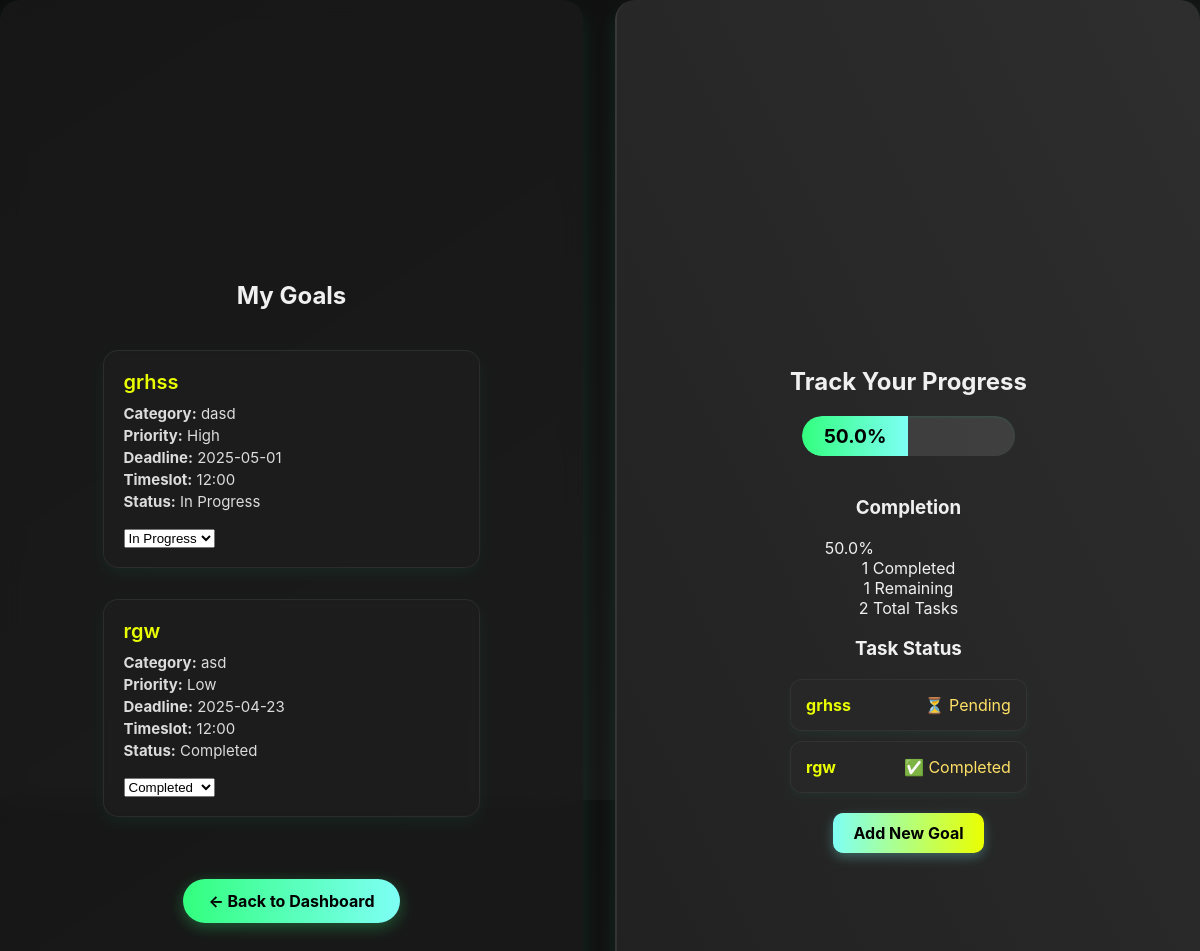
Page /goals/view (signed in) on the earlier database version.
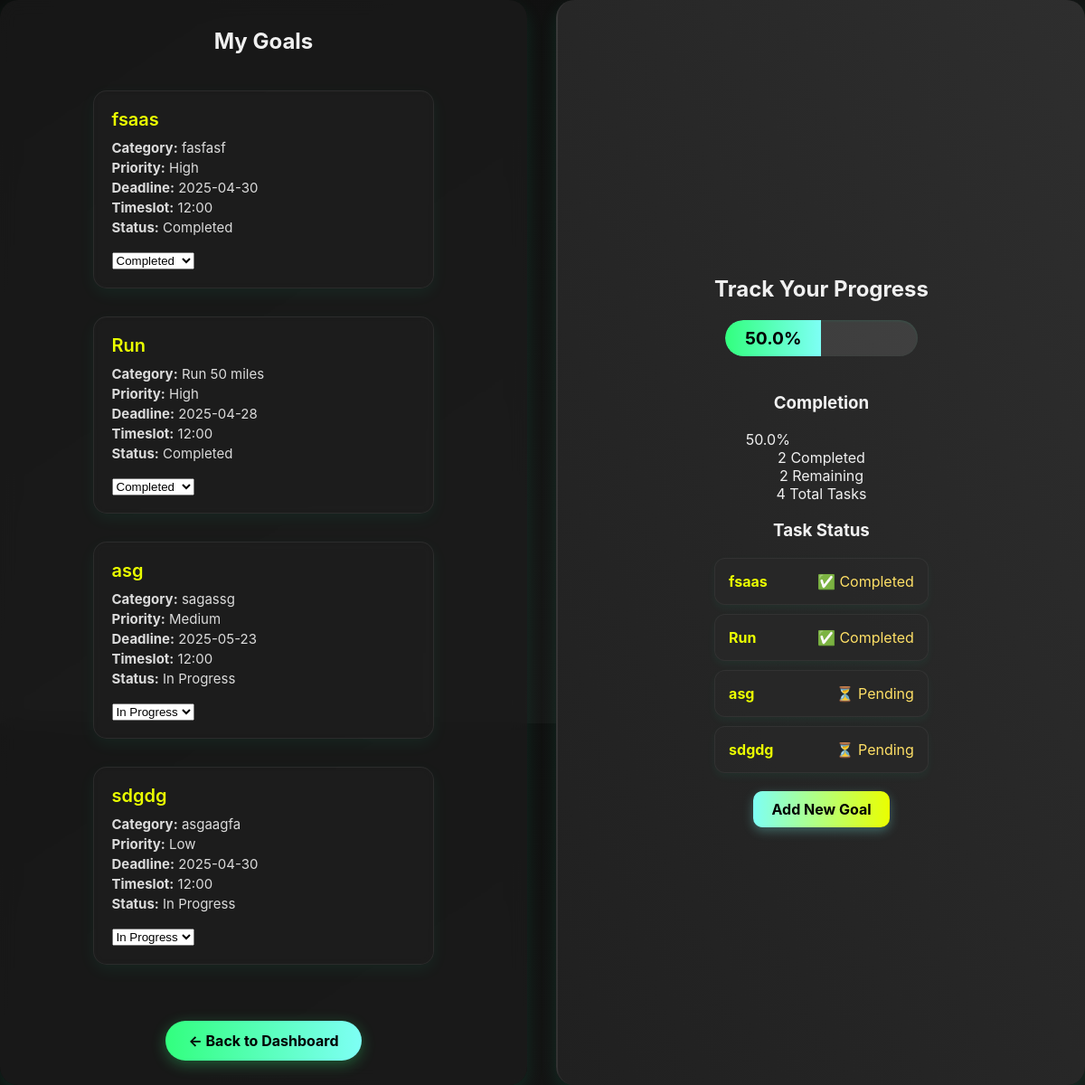
Same page on the later database version.
### models/goal.py (models this page shows)
class Goal(db.Model):
    id = db.Column(db.Integer, primary_key=True)
    title = db.Column(db.String(150), nullable=False)
    category = db.Column(db.String(100))
    deadline = db.Column(db.Date)
    notes = db.Column(db.Text)
    created_at = db.Column(db.DateTime, default=datetime.utcnow)
    user_id = db.Column(db.Integer, db.ForeignKey('user.id'), nullable=False)
    priority = db.Column(db.Integer, default=1)
    completion = db.Column(db.Boolean, default=False)
    start_time = db.Column(db.Time)

### routes/goal.py (the view)
@goal_bp.route('/view')
@login_required
def view_goals():
    user_goals = Goal.query.filter_by(user_id=current_user.id).order_by(Goal.priority.asc(), Goal.created_at.desc()).all()
    completed_goals = sum(1 for g in user_goals if g.completion)
    total_goals = len(user_goals)
    completion_rate = (completed_goals / total_goals * 100) if total_goals > 0 else 0
    return render_template(
        'goal/view_goals.html',
        goals=user_goals,
        completed_goals=completed_goals,
        total_goals=total_goals,
        completion_rate=completion_rate
    )

### app.py (called while the page is built)
@login_manager.user_loader
def load_user(user_id):
    return User.query.get(int(user_id))

### templates/goal/view_goals.html (shortened to what the changed rows need)
<!DOCTYPE html>
<html lang="en">
<head>
    <link rel="stylesheet" href="{{ url_for('static', filename='css/styles.css') }}">
</head>
<body>
    <div class="container">
        <div class="left-panel">
            <h2>My Goals</h2>
            <div class="goal-list">
                {% if goals %}
                    {% for goal in goals %}
                    <div class="goal-card">
                        <h3>{{ goal.title }}</h3>
                        <p><strong>Category:</strong> {{ goal.category }}</p>
                        <p><strong>Priority:</strong> <span class="priority-{{ goal.priority|lower }}">{% if goal.priority == 0 %}High
                            {% elif goal.priority == 1 %}Medium
                            {% else %}Low
                            {% endif %}</span></p>
                        <p><strong>Deadline:</strong> {{ goal.deadline.strftime('%Y-%m-%d') }}</p>
                        <p><strong>Timeslot:</strong> {{ goal.start_time.strftime('%H:%M') }} </p>
                        <p><strong>Status:</strong> {{ 'Completed' if goal.completion else 'In Progress' }}</p>
                        <div class="task-actions">
                            <form action="{{ url_for('goal.update_goal', goal_id=goal.id) }}" method="POST">
                                <select name="completion" onchange="this.form.submit()">
                                    <option value="False" {% if not goal.completion %}selected{% endif %}>In Progress</option>
                                    <option value="True" {% if goal.completion %}selected{% endif %}>Completed</option>
                                </select>
                            </form>
                        </div>
                    </div>
                    {% endfor %}
                {% else %}
                    <p>No goals declared yet.</p>
                {% endif %}
            </div>
        </div>
        <div class="right-panel">
            <div class="right-panel-content">
                <h2>Track Your Progress</h2>
                <div class="progress-stats">
                    <div class="stats-grid">
                        <div class="stat-card">
                            <span class="stat-number">{{ completed_goals }}</span>
                            <span class="stat-label">Completed</span>
                        </div>
                        <div class="stat-card">
                            <span class="stat-number">{{ total_goals - completed_goals }}</span>
                            <span class="stat-label">Remaining</span>
                        </div>
                        <div class="stat-card">
                            <span class="stat-number">{{ total_goals }}</span>
                            <span class="stat-label">Total Tasks</span>
                        </div>
                    </div>
                </div>
                <div class="task-breakdown">
                    <ul class="task-list">
                        {% for task in goals %}
                        <li class="task-item {{ 'completed' if task.completion else 'pending' }}">
                            <strong>{{ task.title }}</strong>
                            <span class="status-badge">
                                {% if task.completion %}
                                    ✅ Completed
                                {% else %}
                                    ⏳ Pending
                                {% endif %}
                            </span>
                        </li>
                        {% endfor %}
                    </ul>
                </div>
            </div>
        </div>
    </div>
</body>
</html>

Differences in the rows shown:
removed Goal: title "grhss", category "dasd", priority "High", deadline "2025-05-01", start_time "12:00", completion "In Progress", shows "⏳ Pending"
removed Goal: title "rgw", category "asd", priority "Low", deadline "2025-04-23", start_time "12:00", completion "Completed", shows "✅ Completed"
added Goal: title "fsaas", category "fasfasf", priority "High", deadline "2025-04-30", start_time "12:00", completion "Completed", shows "✅ Completed"
added Goal: title "Run", category "Run 50 miles", priority "High", deadline "2025-04-28", start_time "12:00", completion "Completed", shows "✅ Completed"
added Goal: title "asg", category "sagassg", priority "Medium", deadline "2025-05-23", start_time "12:00", completion "In Progress", shows "⏳ Pending"
added Goal: title "sdgdg", category "asgaagfa", priority "Low", deadline "2025-04-30", start_time "12:00", completion "In Progress", shows "⏳ Pending"
Other differences:
{{ completed_goals }}: "1" → "2"
{{ total_goals - completed_goals }}: "1" → "2"
{{ total_goals }}: "2" → "4"
